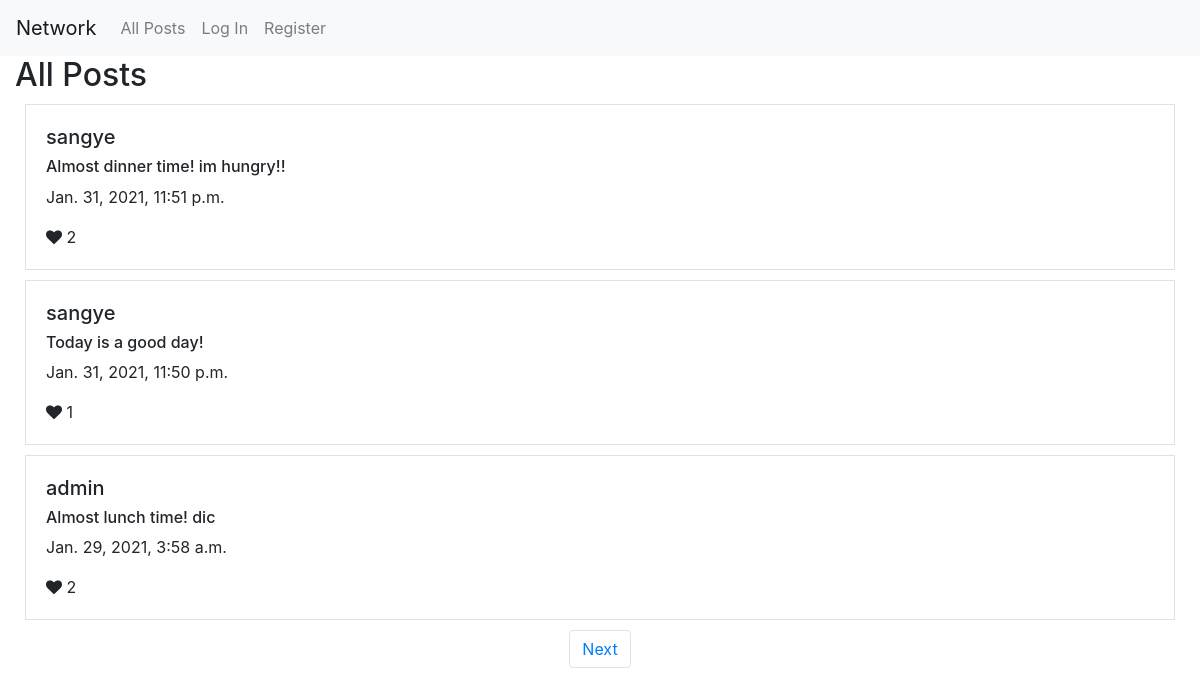
The page / on the database its author committed.
### network/models.py (models this page shows, shortened)
class Post(models.Model):
    user = models.ForeignKey(User, on_delete=models.CASCADE)
    post = models.TextField()
    date_added = models.DateTimeField(auto_now=True)
    liked_users = models.ManyToManyField(User, related_name='liked_posts')

class User(AbstractUser):
    pass

### network/views.py (the view)
# urls.py: path("", views.index, name="index"),
def index(request):
    if request.method == 'POST':
        form = PostForm(request.POST)
        if form.is_valid():
            post = form.cleaned_data['post']
            new_post = Post(user=request.user, post=post)
            new_post.save()
            return HttpResponseRedirect(reverse('index'))
    else:
        form = PostForm()
        posts_queryset = Post.objects.order_by('date_added').reverse()
        posts_to_display = Paginator(posts_queryset, 3)
        posts = posts_to_display.page(1)
        if request.GET.get('page'):
            page = int(request.GET.get('page'))
            posts = posts_to_display.page(page)
    return render(request, "network/index.html", {'form': form, 'posts': posts})

### network/templates/network/index.html (shortened to what this page needs)
{% extends "network/layout.html" %}
{% block body %}
    <h2>All Posts</h2>
    <div id="posts">
        {% for post in posts %}
        <div class="border">
            <h5>{{ post.user }}</h5>
            <h6>{{ post.post }}</h6>
            <p>{{ post.date_added }}</p>
            {% if request.user in post.liked_users.all %}
                <i class="fa fa-heart like red" data-id="{{ post.id }}"></i>
            {% else %}
                <i class="fa fa-heart like" data-id="{{ post.id }}"></i>
            {% endif %}
            <span id="post{{ post.id }}">{{ post.liked_users.count }}</span>
        </div>
        {% endfor %}
    </div>
{% endblock %}

### network/templates/network/layout.html (shortened to what this page needs)
{% load static %}
<!DOCTYPE html>
<html lang="en">
    <head>
        <link rel="stylesheet" href="https://cdnjs.cloudflare.com/ajax/libs/font-awesome/4.7.0/css/font-awesome.min.css">
        <link rel="stylesheet" href="https://stackpath.bootstrapcdn.com/bootstrap/4.4.1/css/bootstrap.min.css">
        <link href="{% static 'network/styles.css' %}" rel="stylesheet">
    </head>
    <body>
        <nav class="navbar navbar-expand-lg navbar-light bg-light">
            <a class="navbar-brand" href="#">Network</a>
            <div>
              <ul class="navbar-nav mr-auto">
                <li class="nav-item">
                  <a class="nav-link" href="{% url 'index' %}">All Posts</a>
                </li>
                {% if user.is_authenticated %}
                    <li class="nav-item">
                        <a class="nav-link" href="{% url 'following' %}">Following</a>
                    </li>
                    <li class="nav-item">
                        <a class="nav-link" href="{% url 'logout' %}">Log Out</a>
                    </li>
                {% else %}
                    <li class="nav-item">
                        <a class="nav-link" href="{% url 'login' %}">Log In</a>
                    </li>
                    <li class="nav-item">
                        <a class="nav-link" href="{% url 'register' %}">Register</a>
                    </li>
                {% endif %}
              </ul>
            </div>
          </nav>
        <div class="body container-fluid">
            {% block body %}
            {% endblock %}
        </div>
        <nav aria-label="Page navigation">
            <ul class="pagination justify-content-center">
                {% if posts.has_next %}
                    <li class="page-item">
                        <a class="page-link" href="/?page={{ posts.next_page_number }}">Next</a>
                    </li>
                {% endif %}
            </ul>
        </nav>
    </body>
</html>

### network/static/network/styles.css (style rules this page uses)
.border { border: 2px solid black; padding: 20px; margin: 10px; }

### rows shown on the page
Post: user "sangye", post "Almost dinner time! im hungry!!", date_added "Jan. 31, 2021, 11:51 p.m.", liked_users.count "2"
Post: user "sangye", post "Today is a good day!", date_added "Jan. 31, 2021, 11:50 p.m.", liked_users.count "1"
Post: user "admin", post "Almost lunch time! dic", date_added "Jan. 29, 2021, 3:58 a.m.", liked_users.count "2"
